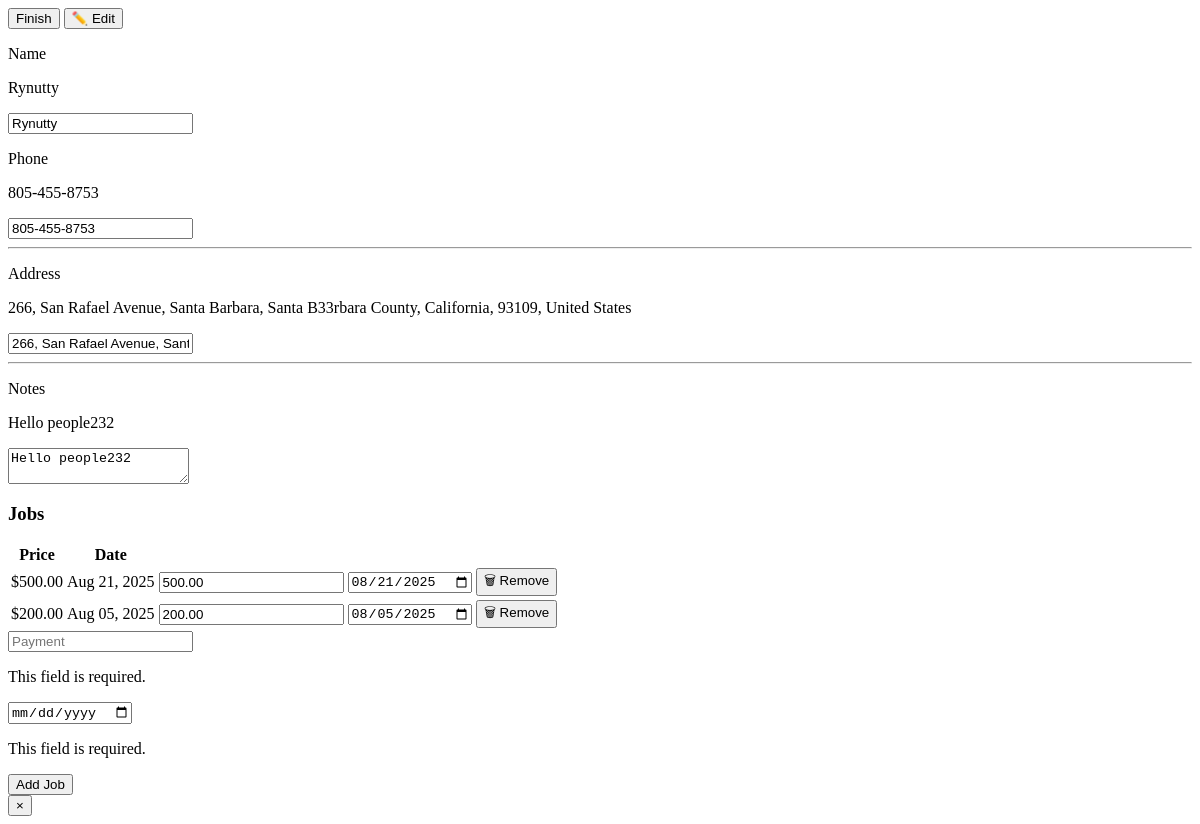
/clients/79/detail/, run on an earlier commit of the app's database.
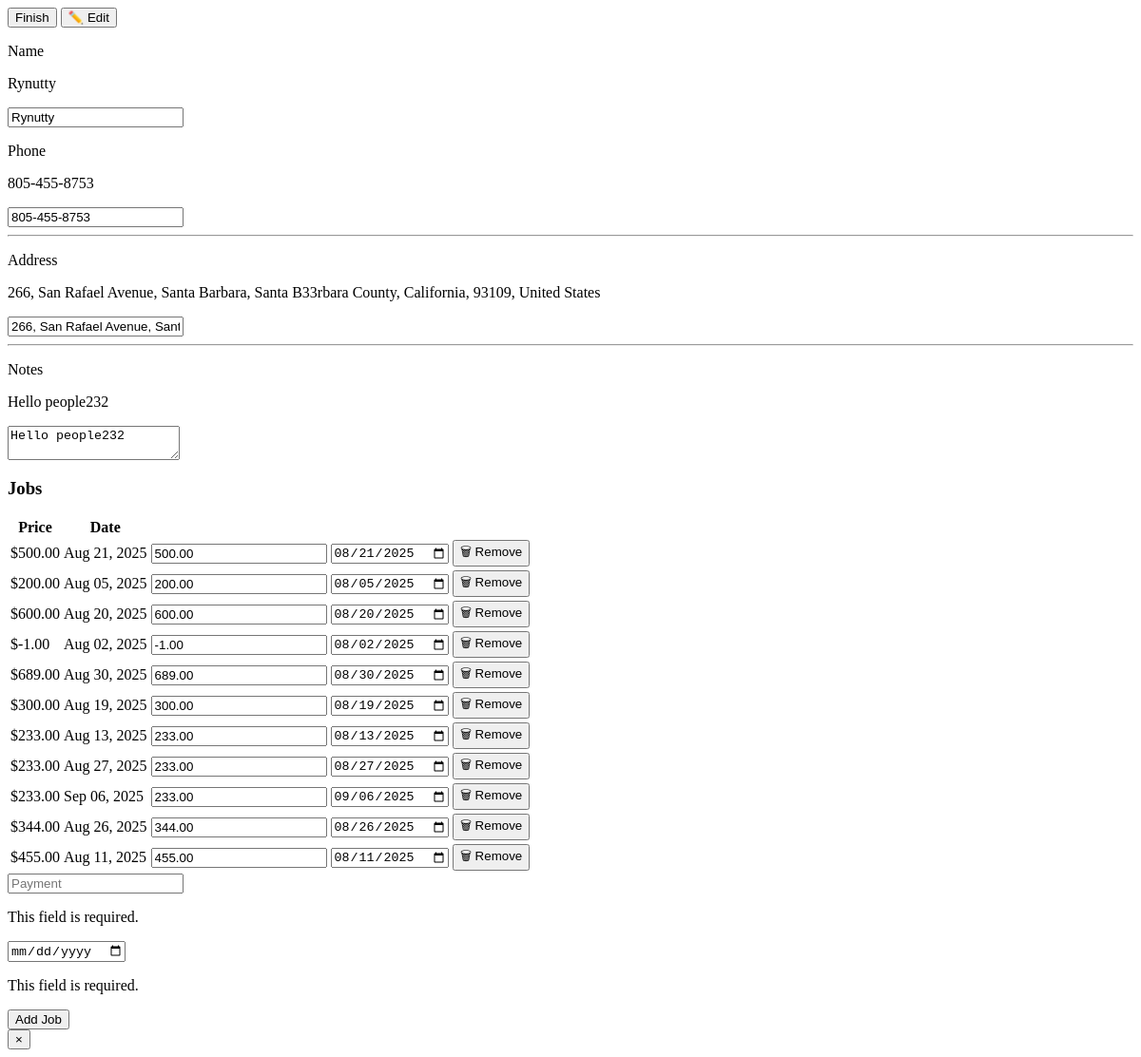
And on a later commit of the database.
### core/models.py (models this page shows, shortened)
class Client(models.Model):
    address = models.CharField(max_length=1000)
    last_accessed = models.DateField()
    notes = models.TextField(blank=True)
    longitude = models.FloatField(default=0)
    latitude = models.FloatField(default=0)
    color = models.IntegerField(default=0)
    name = models.CharField(max_length=100, default="Null")
    phone_number = models.CharField(max_length=15, default='')

class Job(models.Model):
    payment = models.DecimalField(default=0, max_digits=8, decimal_places=2)
    client = models.ForeignKey(to=Client, on_delete=models.CASCADE, related_name="jobs")
    date = models.DateField()

### core/views.py (the view)
# urls.py: path("clients/<int:client_id>/detail/", views.client_detail_modal, name="client_detail_modal"),
def client_detail_modal(request, client_id):
    client = get_object_or_404(Client, id=client_id)
    print("\n", client.jobs, "\n")
    return render(request, "core/partials/client_detail_modal.html", {"client": client})

### core/templates/core/partials/client_detail_modal.html (shortened to what this page needs)
<div id="modal-body" class="relative">
   <button
    class="hidden absolute top-4 left-14 text-sm text-gray-400 hover:text-green-400 bg-[#202020] border border-gray-600 px-2 py-1 rounded-md transition z-10"
    id="modal-edit-submit-button"
    title="Edit Client"
  >
    Finish
  </button>
  <button
    class="absolute top-4 right-14 text-sm text-gray-400 hover:text-green-400 bg-[#202020] border border-gray-600 px-2 py-1 rounded-md transition z-10"
    id="modal-edit-button"
    title="Edit Client"
  >
    ✏️ Edit
  </button>
  <div class="p-8 space-y-10 bg-[#181818] text-gray-200 rounded-xl shadow-2xl max-w-4xl mx-auto max-h-[90vh] overflow-hidden">
    <div class="space-y-4 bg-[#202020] border border-gray-700 rounded-lg p-6">
      <div class="grid grid-cols-1 md:grid-cols-2 gap-x-12 gap-y-4">
        <div>
          <p class="text-xs uppercase tracking-wider text-gray-400 font-semibold">Name</p>
          <p class="text-green-300 text-lg font-semibold" id="modal-client-name-display">{{ client.name }}</p>
          <input
            type="text"
            id="modal-client-name-input"
            value="{{ client.name }}"
            class="hidden w-full mt-2 px-3 py-2 bg-[#111] text-gray-100 border border-gray-700 rounded-md focus:outline-none focus:ring-2 focus:ring-green-500"
          />
        </div>
        <div>
          <p class="text-xs uppercase tracking-wider text-gray-400 font-semibold">Phone</p>
          <p class="text-gray-100 text-base font-medium" id="modal-client-phone-number-display">{{ client.phone_number }}</p>
          <input
            type="text"
            id="modal-client-phone-number-input"
            value="{{ client.phone_number }}"
            class="hidden w-full mt-2 px-3 py-2 bg-[#111] text-gray-100 border border-gray-700 rounded-md focus:outline-none focus:ring-2 focus:ring-green-500"
          />
        </div>
      </div>
      <hr class="border-gray-700 my-2" />
      <div>
        <p class="text-xs uppercase tracking-wider text-gray-400 font-semibold">Address</p>
        <p class="text-gray-100 text-base font-medium" id="modal-client-address-display">{{ client.address }}</p>
        <input
          type="text"
          id="modal-client-address-input"
          value="{{ client.address }}"
          class="hidden w-full mt-2 px-3 py-2 bg-[#111] text-gray-100 border border-gray-700 rounded-md focus:outline-none focus:ring-2 focus:ring-green-500"
        />
      </div>
      <hr class="border-gray-700 my-2" />
      <div>
        <p class="text-xs uppercase tracking-wider text-gray-400 font-semibold">Notes</p>
        <p class="text-gray-100 whitespace-pre-wrap text-base font-medium" id="modal-notes-display">{{ client.notes }}</p>
        <textarea
          id="modal-notes-input"
          class="hidden w-full mt-2 px-3 py-2 bg-[#111] text-gray-100 border border-gray-700 rounded-md focus:outline-none focus:ring-2 focus:ring-green-500"
        >{{ client.notes }}</textarea>
      </div>
    </div>
    <div class="space-y-4">
      <h3 class="text-lg font-semibold text-green-300">Jobs</h3>
      {% if client.jobs.all %}
        <div class="max-h-64 overflow-y-auto border border-gray-700 rounded-lg" id="jobs-modal-table">
          <table class="w-full text-left">
            <thead class="bg-[#202020] text-gray-300 sticky top-0">
              <tr>
                <th class="px-4 py-2 border-b border-gray-700">Price</th>
                <th class="px-4 py-2 border-b border-gray-700">Date</th>
                <th class="px-4 py-2 border-b border-gray-700 hidden" id="remove-job-header"></th>
              </tr>
            </thead>
            <tbody id="client-jobs-container">
              {% for job in client.jobs.all %}
                <tr class="bg-[#1c1c1c] hover:bg-[#222] transition-colors" id={{ job.id }}>
                  <td class="px-4 py-2 border-b border-gray-800 text-green-300">${{ job.payment }}</td>
                  <td class="px-4 py-2 border-b border-gray-800">{{ job.date|date:"M d, Y" }}</td>
                  <td class="px-4 py-2 border-b border-gray-800 hidden">
                    <input
                      type="number"
                      value="{{ job.payment }}"
                      class="w-full px-3 py-2 bg-[#222] text-gray-100 border border-gray-700 rounded-md focus:outline-none focus:ring-2 focus:ring-green-500"
                    />
                  </td>
                  <td class="px-4 py-2 border-b border-gray-800 hidden">
                    <input
                      type="date"
                      value="{{ job.date|date:'Y-m-d' }}"
                      class="w-full px-3 py-2 bg-[#222] text-gray-100 border border-gray-700 rounded-md focus:outline-none focus:ring-2 focus:ring-green-500"
                    />
                  </td>
                    <td class="px-4 py-2 border-b border-gray-800 hidden">
                      <button
                        class="remove-job-button px-3 py-1 text-sm text-red-400 hover:text-white border border-red-500 hover:bg-red-600 bg-[#202020] rounded-md transition duration-150"
                        title="Remove Job"
                        data-toggled="false"
                      >
                        🗑 Remove
                      </button>
                    </td>
                </tr>
              {% endfor %}
            </tbody>
          </table>
        </div>
      {% endif %}
    </div>
    <div class="space-y-4">
      <input
        type="number"
        name="payment"
        id="modal-payment-input"
        placeholder="Payment"
        required
        class="w-full px-3 py-2 bg-[#222] text-gray-100 border border-gray-700 rounded-md focus:outline-none focus:ring-2 focus:ring-green-500"
      />
      <p class="text-red-500 text-sm mt-1 hidden" id="payment-input-error">This field is required.</p>
      <input
        type="date"
        name="date"
        id="modal-date-input"
        required
        class="w-full px-3 py-2 bg-[#222] text-gray-100 border border-gray-700 rounded-md focus:outline-none focus:ring-2 focus:ring-green-500"
      />
      <p class="text-red-500 text-sm mt-1 hidden" id="date-input-error">This field is required.</p>
      <button
        type="submit"
        id="modal-submit-button"
        class="w-full px-4 py-2 bg-green-600 text-white rounded-md hover:bg-green-700 transition duration-200"
      >
        Add Job
      </button>
    </div>
  </div>
</div>
<button class="modal-close" onclick="closeModal()">×</button>

What changed in the data, as far as the page shows it:
added Job: payment "600.00", date "Aug 20, 2025", date "08/20/2025"
added Job: payment "-1.00", date "Aug 02, 2025", date "08/02/2025"
added Job: payment "689.00", date "Aug 30, 2025", date "08/30/2025"
added Job: payment "300.00", date "Aug 19, 2025", date "08/19/2025"
added Job: payment "233.00", date "Aug 13, 2025", date "08/13/2025"
added Job: payment "233.00", date "Aug 27, 2025", date "08/27/2025"
added Job: payment "233.00", date "Sep 06, 2025", date "09/06/2025"
added Job: payment "344.00", date "Aug 26, 2025", date "08/26/2025"
added Job: payment "455.00", date "Aug 11, 2025", date "08/11/2025"
